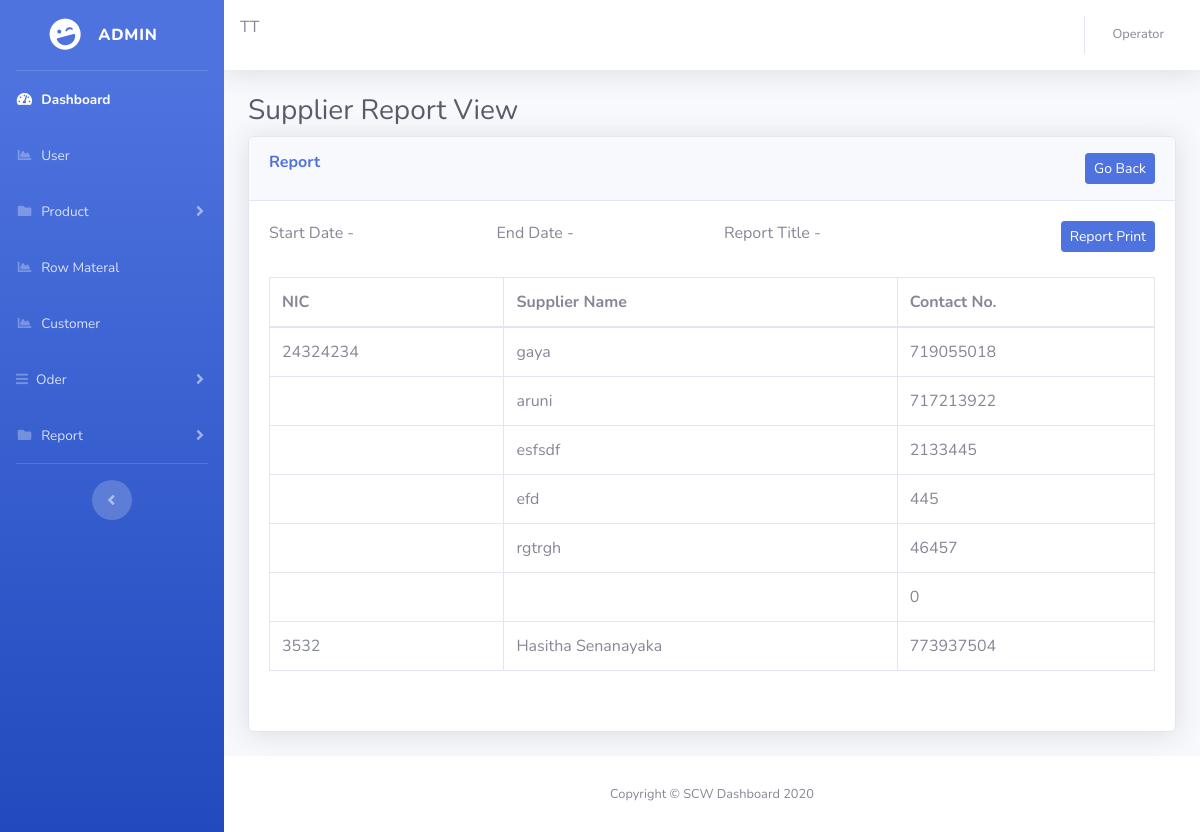
The app's page /supplier-details-report/view.php (signed in) with its own data.
### tables this page shows
CREATE TABLE `supplier` (
  `id` int(10) NOT NULL,
  `nic` varchar(100) NOT NULL,
  `name` varchar(20) NOT NULL,
  `contact_no` int(11) NOT NULL,
  `address` varchar(1000) NOT NULL,
  `createDate` date NOT NULL,
  `is_active` tinyint(4) NOT NULL DEFAULT '1'
);

### supplier-details-report/view.php (the view, shortened to what this page needs)
<!DOCTYPE html>
<html lang="en">
<?php
    include('../include/check.php');
    include('../include/head.php');
?>
<link href="../vendor/datatables/dataTables.bootstrap4.min.css" rel="stylesheet">
<body id="page-top">
  <div id="wrapper">
    <ul class="navbar-nav bg-gradient-primary sidebar sidebar-dark accordion" id="accordionSidebar">
      <a class="sidebar-brand d-flex align-items-center justify-content-center" href="index.html">
        <div class="sidebar-brand-icon rotate-n-15">
          <i class="fas fa-laugh-wink"></i>
        </div>
        <div class="sidebar-brand-text mx-3">Admin <sup></sup></div>
      </a>
      <hr class="sidebar-divider my-0">
      <?php include('../include/nav.php');  ?>
      <hr class="sidebar-divider d-none d-md-block">
      <div class="text-center d-none d-md-inline">
        <button class="rounded-circle border-0" id="sidebarToggle"></button>
      </div>
    </ul>
    <div id="content-wrapper" class="d-flex flex-column">
      <div id="content">
        <?php include('../include/nav-1.php');  ?>
        <div class="container-fluid">
          <h1 class="h3 mb-2 text-gray-800">Supplier Report View</h1>
          <div class="card shadow mb-4">
            <div class="card-header py-3">
              <h6 class="m-0 font-weight-bold text-primary" style="float: left;">Report</h6>
              <button type="button" onclick="myFormGoBack()" class="btn btn-primary btn-sm"  style="float: right;" class="btn btn-info btn-lg" >Go Back</button>
            </div>
            <div class="card-body">
              <form>
                <div class="row">
                  <div class="col">
                    <label for="">Start Date - <span><b><?php echo $startDate; ?></b></span></label>
                  </div>
                  <div class="col">
                    <label for="">End Date  - <span><b><?php echo $endDate; ?></b></span></label>
                  </div>
                  <div class="col">
                    <label for="">Report Title  - <span><b><?php echo $reportTitle; ?></b></span></label>
                  </div>
                  <div class="col">
                    <button type="button" onclick="javascript:printDiv('printablediv');" class="btn btn-primary btn-sm" name="branchSellingbtn" id="branchSellingbtn" style="float: right;" class="btn btn-info btn-lg" >Report Print</button>
                  </div>
                </div>
              </form>
              <br>
              <?php
                    $queryView= "SELECT * FROM  supplier WHERE createDate BETWEEN '$startDate' AND '$endDate'";
                    $resultView = mysqli_query($conn ,$queryView);
                    ?>
                    <div id="printablediv">
                    <table class="table table-bordered">
                        <thead>
                            <tr>
                            <th scope="col">NIC</th>
                            <th scope="col">Supplier Name</th>
                            <th scope="col">Contact No.</th>
                            </tr>
                        </thead>
                            <tbody>
                                <?php
                                        $count =mysqli_num_rows($resultView);
                                        if($count>0){
                                        while($rowView = mysqli_fetch_array($resultView))
                                        {
                                                $nic =$rowView['nic'];
                                                $name  =$rowView['name'];
                                                $contact_no  =$rowView['contact_no'];
                                                echo ' <tr>';
                                                echo '<td>'.$nic.'</td>';
                                                echo '<td>'.$name.'</td>';
                                                echo '<td>'.$contact_no.'</td>';
                                                echo ' </tr>';
                                        }
                                        }else{
                                                $not ="No Record Found";
                                                echo ' <tr>';
                                                echo  $not;
                                                echo ' </tr>';
                                        }
                                ?>
                            </tbody>
                        </table>
                    </div>
                    <br>
            </div>
          </div>
        </div>
      </div>
      <?php include('../include/footer.php');  ?>
    </div>
  </div>
</body>
</html>

### records on screen
supplier: nic "24324234", name "gaya", contact_no "719055018"
supplier: name "aruni", contact_no "717213922"
supplier: name "esfsdf", contact_no "2133445"
supplier: name "efd", contact_no "445"
supplier: name "rgtrgh", contact_no "46457"
supplier: contact_no "0"
supplier: nic "3532", name "Hasitha Senanayaka", contact_no "773937504"

### other values on screen
$_SESSION['user_role'] "Operator"
